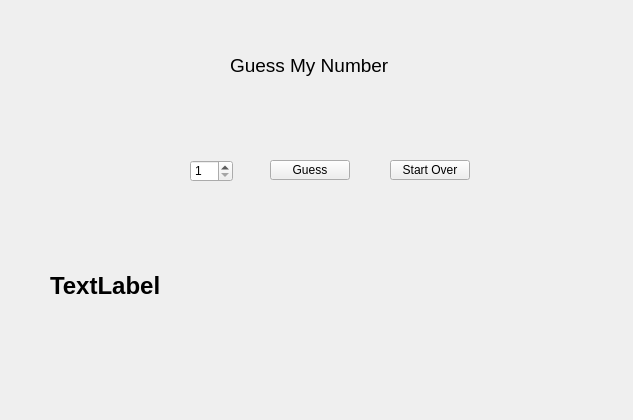
<?xml version="1.0" encoding="UTF-8"?>
<ui version="4.0">
 <class>Widget</class>
 <widget class="QWidget" name="Widget">
  <property name="geometry">
   <rect>
    <x>0</x>
    <y>0</y>
    <width>633</width>
    <height>420</height>
   </rect>
  </property>
  <property name="windowTitle">
   <string>Widget</string>
  </property>
  <widget class="QLabel" name="label">
   <property name="geometry">
    <rect>
     <x>230</x>
     <y>40</y>
     <width>181</width>
     <height>51</height>
    </rect>
   </property>
   <property name="font">
    <font>
     <family>Arial</family>
     <pointsize>14</pointsize>
    </font>
   </property>
   <property name="text">
    <string>Guess My Number</string>
   </property>
  </widget>
  <widget class="QSpinBox" name="spinBox">
   <property name="geometry">
    <rect>
     <x>190</x>
     <y>160</y>
     <width>43</width>
     <height>22</height>
    </rect>
   </property>
   <property name="minimum">
    <number>1</number>
   </property>
   <property name="maximum">
    <number>10</number>
   </property>
  </widget>
  <widget class="QPushButton" name="guessButton">
   <property name="geometry">
    <rect>
     <x>270</x>
     <y>160</y>
     <width>80</width>
     <height>20</height>
    </rect>
   </property>
   <property name="text">
    <string>Guess</string>
   </property>
  </widget>
  <widget class="QPushButton" name="startOverButton">
   <property name="geometry">
    <rect>
     <x>390</x>
     <y>160</y>
     <width>80</width>
     <height>20</height>
    </rect>
   </property>
   <property name="text">
    <string>Start Over</string>
   </property>
  </widget>
  <widget class="QLabel" name="messageLabel">
   <property name="geometry">
    <rect>
     <x>50</x>
     <y>240</y>
     <width>531</width>
     <height>91</height>
    </rect>
   </property>
   <property name="font">
    <font>
     <family>Arial</family>
     <pointsize>18</pointsize>
     <weight>75</weight>
     <bold>true</bold>
    </font>
   </property>
   <property name="text">
    <string>TextLabel</string>
   </property>
  </widget>
 </widget>
 <layoutdefault spacing="6" margin="11"/>
 <resources/>
 <connections/>
</ui>
